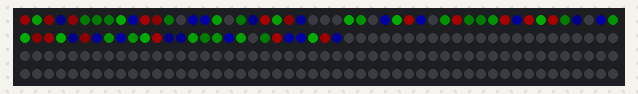
Bench run of a program on a simulated CircuitPython board. Shown: 200 RGB LEDs in strip order, left to right, continuing on the next row. Dim RGB values are drawn brighter than linear; random numbers come from a fixed seed.

Above: at 0.8 s.
At 1.62 s:
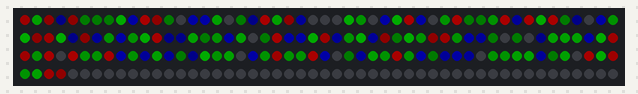
At 113.9 s:
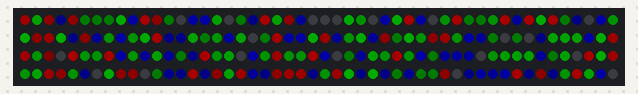

The program:

poxy-slow.py
```python
# Simple test for NeoPixels on Raspberry Pi
import time
import board
import neopixel
import random

pixel_pin = board.D18
num_pixels = 200
ORDER = neopixel.GRB

pixels = neopixel.NeoPixel(pixel_pin, num_pixels, brightness=0.2, auto_write=False,
                           pixel_order=ORDER)


def wheel(pos):
    # Input a value 0 to 255 to get a color value.
    # The colours are a transition r - g - b - back to r.
    if pos < 0 or pos > 255:
        r = g = b = 0
    elif pos < 85:
        r = int(pos * 3)
        g = 0 # int(255 - pos*3)
        b = 0
    elif pos < 170:
        pos -= 85
        r = 0 # int(255 - pos*3)
        g = 0
        b = int(pos*3)
    else:
        pos -= 170
        r = 0
        g = int(pos*3)
        b = 0 # int(255 - pos*3)
    return (r, g, b) if ORDER == neopixel.RGB or ORDER == neopixel.GRB else (r, g, b, 0)

def rainbow_cycle(wait):
    for j in range(255):
        for i in range(num_pixels):
            pixel_index = (i * 256 // num_pixels) + j
            pixels[i] = wheel(pixel_index & 255)
        pixels.show()
        time.sleep(wait)

def pixey(wiat):
   for i in range(num_pixels):
      pixels[i] = wheel(random.randint(0,255))
      pixels.show()
      time.sleep(wait)

def poxey(wait):
   for i in range(num_pixels):	# start, stop, range
      pixels[i] = wheel(random.randrange(0,255,25))
      pixels.show()
      time.sleep(wait)

def Rando(wait):
   while True:
      pixels[ random.randint(1,(num_pixels -1)) ] = wheel(random.randint(0,255) & 255)
      pixels.show()
      time.sleep(wait)
#      time.sleep(random.randint(10,100))

while True:

#   time.sleep(1)
   poxey(0)
   Rando(random.randint(0,100))
```

Measured:
- what the display in image 1 shows lasts 0.4 s, from 1.4 s to 1.8 s
